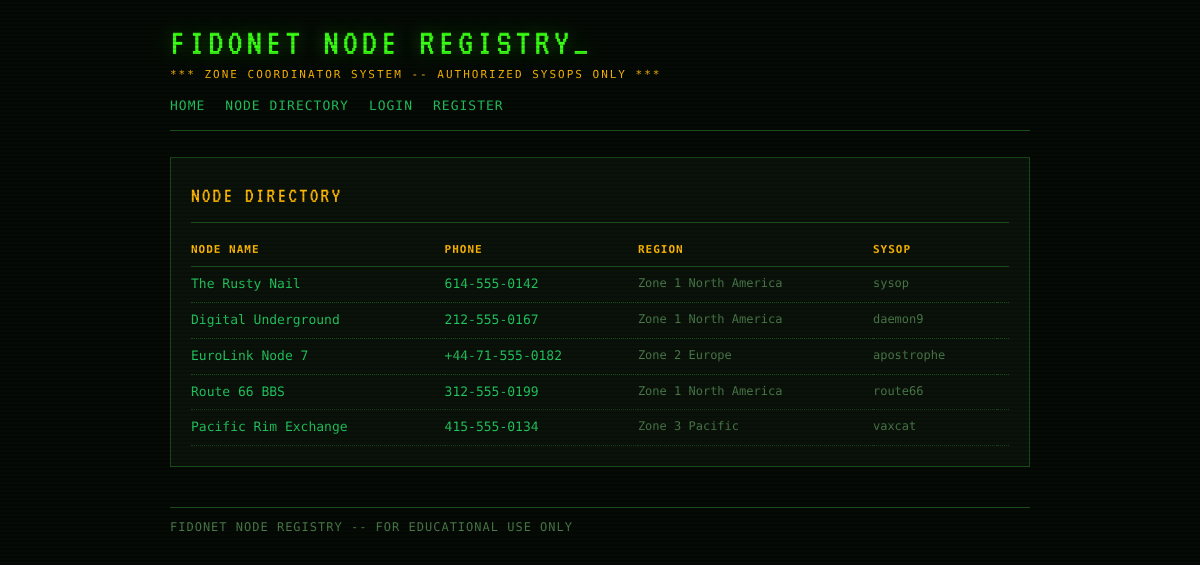
The page /directory on the database its author committed.
### tables this page shows
CREATE TABLE nodes (
            id INTEGER PRIMARY KEY AUTOINCREMENT,
            name TEXT NOT NULL,
            phone TEXT,
            region TEXT,
            description TEXT,
            owner_id INTEGER NOT NULL
        );

CREATE TABLE users (
            id INTEGER PRIMARY KEY AUTOINCREMENT,
            username TEXT UNIQUE NOT NULL,
            password_hash TEXT NOT NULL,
            role TEXT NOT NULL DEFAULT 'user',
            region TEXT,
            joined INTEGER
        );

### app.py (the view)
@app.route('/directory')
def directory():
    current = get_current_user(request)
    all_nodes = node_repo.get_all()
    return render_template('directory.html', nodes=all_nodes, current_user=current)

### app.py (called while the page is built)
def get_current_user(req):
    token = req.cookies.get('bbs_token')
    if not token:
        return None
    return sessions.get(token)

    def fetchall(self, query, params=()):
        cursor = self._conn.cursor()
        cursor.execute(query, params)
        return cursor.fetchall()

    def get_all(self):
        return self._db.fetchall("""
            SELECT n.*, u.username AS owner_username
            FROM nodes n JOIN users u ON n.owner_id = u.id
            ORDER BY n.id
        """)

### templates/directory.html (shortened to what this page needs)
{% extends "base.html" %}
{% block content %}
<div class="panel">
  <div class="panel-title">NODE DIRECTORY</div>
  {% if nodes %}
    <table class="data-table">
      <thead>
        <tr>
          <th>NODE NAME</th>
          <th>PHONE</th>
          <th>REGION</th>
          <th>SYSOP</th>
          <th></th>
        </tr>
      </thead>
      <tbody>
        {% for node in nodes %}
        <tr>
          <td class="name"><a href="{{ url_for('node_view', node_id=node.id) }}">{{ node.name }}</a></td>
          <td class="phone">{{ node.phone }}</td>
          <td class="meta">{{ node.region }}</td>
          <td class="meta">{{ node.owner_username }}</td>
          <td class="meta">
          </td>
        </tr>
        {% endfor %}
      </tbody>
    </table>
  {% else %}
    <p style="color:var(--grey);">NO NODES REGISTERED.</p>
  {% endif %}
</div>
{% endblock %}

### static/css/style.css (style rules this page uses)
:root { --bg: #050a05; --bg-panel: #0a120a; --green: #39ff14; --green-dim: #1a7a0a; --green-mid: #22c55e; --amber: #ffb800; --red: #ff3c3c; --grey: #4a7a4a; --text: #c8f5c8; --border: #1a4a1a; --font-mono: 'Share Tech Mono', monospace; --font-vt: 'VT323', monospace; }
* { box-sizing: border-box; margin: 0; padding: 0; }
body { background: var(--bg); color: var(--text); font-family: var(--font-mono); font-size: 14px; line-height: 1.6; min-height: 100vh; }
body::before { content: ''; position: fixed; inset: 0; background: repeating-linear-gradient( 0deg, transparent, transparent 2px, rgba(0,0,0,0.12) 2px, rgba(0,0,0,0.12) 4px ); pointer-events: none; z-index: 9999; }
.panel { background: var(--bg-panel); border: 1px solid var(--border); padding: 20px; margin-bottom: 20px; }
.panel-title { font-family: var(--font-vt); font-size: 22px; color: var(--amber); letter-spacing: 2px; margin-bottom: 14px; border-bottom: 1px solid var(--border); padding-bottom: 8px; }
.data-table { width: 100%; border-collapse: collapse; font-size: 13px; }
.data-table th { text-align: left; color: var(--amber); font-size: 11px; letter-spacing: 1px; padding: 4px 8px 8px 0; border-bottom: 1px solid var(--border); }
.data-table td { padding: 7px 8px 7px 0; border-bottom: 1px dotted var(--border); vertical-align: top; }
.data-table td.name { color: var(--green); }
.data-table td.phone { color: var(--green-mid); }
.data-table td.meta { color: var(--grey); font-size: 12px; }
a { color: var(--green-mid); text-decoration: none; }

### rows shown on the page
nodes: name "The Rusty Nail", phone "614-555-0142", region "Zone 1 North America", owner_username "sysop"
nodes: name "Digital Underground", phone "212-555-0167", region "Zone 1 North America", owner_username "daemon9"
nodes: name "EuroLink Node 7", phone "+44-71-555-0182", region "Zone 2 Europe", owner_username "apostrophe"
nodes: name "Route 66 BBS", phone "312-555-0199", region "Zone 1 North America", owner_username "route66"
nodes: name "Pacific Rim Exchange", phone "415-555-0134", region "Zone 3 Pacific", owner_username "vaxcat"
